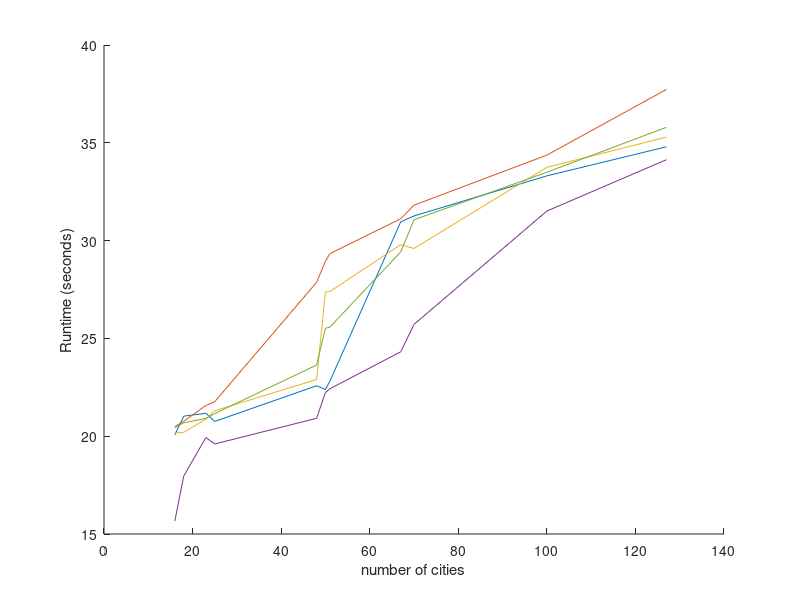

The MATLAB source for this figure: (Note: this script raises an error after producing the figure.)
size_dataset = [16 18 23 25 48 50 51 67 70 100 127]
Heuristic_RW = [15.6682 17.9620 19.9322 19.6030 20.9152 22.2340 22.4230 24.3151 25.7166 31.5103 34.1363]
Heuristic_Tournament = [20.4378 20.6876 20.9086 21.1584 23.6361 25.5176 25.5749 29.4216 31.0644 33.4962 35.7917]
Heuristic_sus = [20.1612 20.1992 20.8698 21.3004 22.8975 27.3692 27.3959 29.7921 29.5982 33.7457 35.2909]
ordered_crossover = [20.4934 20.7616 21.5710 21.7619 27.8655 28.9444 29.3323 31.1167 31.8106 34.3704 37.7270]
base_case = [20.0707 21.0247 21.1739 20.7543 22.5772 22.3878 22.8076 30.9571 31.2609 33.3108 34.7955]

figure;
hold on
plot(size_dataset,base_case)
plot(size_dataset,ordered_crossover)
plot(size_dataset,Heuristic_sus)
plot(size_dataset,Heuristic_RW)
plot(size_dataset,Heuristic_Tournament)
xlabel("number of cities")
ylabel("Runtime (seconds)")
legend("location","northwest","adjacency representation","path representation (OX1)","path representation (HX)","roulette wheel selection","tournament selection") 